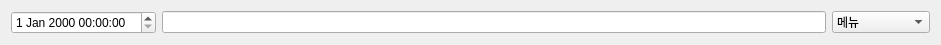
  <widget class="QWidget" name="horizontalLayoutWidget">
   <property name="geometry">
    <rect>
     <x>10</x>
     <y>10</y>
     <width>941</width>
     <height>41</height>
    </rect>
   </property>
   <layout class="QHBoxLayout" name="horizontalLayout">
    <item>
     <widget class="QDateTimeEdit" name="dateTimeEdit">
      <property name="calendarPopup">
       <bool>false</bool>
      </property>
     </widget>
    </item>
    <item>
     <widget class="QLineEdit" name="lineEdit">
      <property name="text">
       <string/>
      </property>
     </widget>
    </item>
    <item>
     <widget class="QComboBox" name="comboBox">
      <property name="editable">
       <bool>false</bool>
      </property>
      <property name="currentText">
       <string>메뉴</string>
      </property>
      <property name="insertPolicy">
       <enum>QComboBox::InsertAtBottom</enum>
      </property>
      <property name="sizeAdjustPolicy">
       <enum>QComboBox::AdjustToContentsOnFirstShow</enum>
      </property>
      <property name="frame">
       <bool>true</bool>
      </property>
      <item>
       <property name="text">
        <string>메뉴</string>
       </property>
      </item>
      <item>
       <property name="text">
        <string>직원</string>
       </property>
      </item>
      <item>
       <property name="text">
        <string>발주 내역</string>
       </property>
      </item>
      <item>
       <property name="text">
        <string>반품처리 내역</string>
       </property>
      </item>
      <item>
       <property name="text">
        <string>상품 목록</string>
       </property>
      </item>
      <item>
       <property name="text">
        <string>폐기처리 내역</string>
       </property>
      </item>
      <item>
       <property name="text">
        <string>재고파악 내역</string>
       </property>
      </item>
      <item>
       <property name="text">
        <string>이벤트</string>
       </property>
      </item>
      <item>
       <property name="text">
        <string>일일결산</string>
       </property>
      </item>
     </widget>
    </item>
   </layout>
  </widget>
